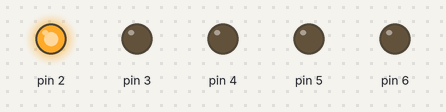
The sketch below on a simulated Arduino Uno, built with avr-gcc and run on an emulated ATmega328P. Parts: output pins drawn as LEDs (lit = HIGH).

Above: at 0.3 s.
At 1.7 s:
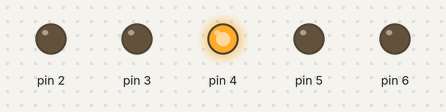
At 4.7 s:
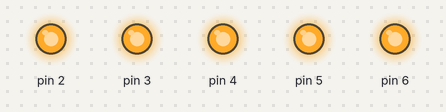
At 5.7 s:
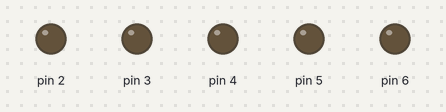
At 8.6 s:
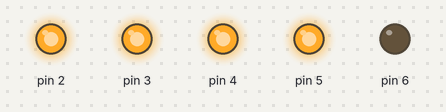
At 12.9 s:
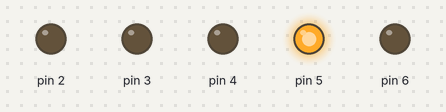
Timing chart, 0 to 13.7 s (numbered marks = the images above):
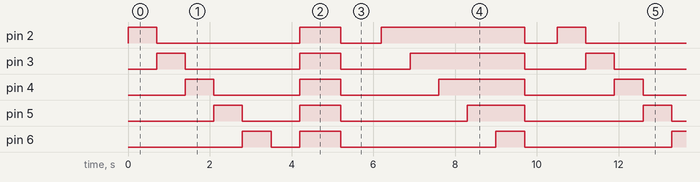

The sketch:

sketch_oct02b.ino
```cpp
void setup() {
  for (int i = 2; i<7; i++)
    pinMode(i, OUTPUT);
    pinMode(2,OUTPUT);
    pinMode(3,OUTPUT);
    pinMode(4,OUTPUT);
    pinMode(5,OUTPUT);
    pinMode(6,OUTPUT);
}

void loop() {
   digitalWrite(2,1);
  digitalWrite(3,0);
  digitalWrite(4,0);
  digitalWrite(5,0);
  digitalWrite(6,0);
  delay(700);
  digitalWrite(2,0);
  digitalWrite(3,1);
  digitalWrite(4,0);
  digitalWrite(5,0);
  digitalWrite(6,0);
  delay(700);
  digitalWrite(2,0);
  digitalWrite(3,0);
  digitalWrite(4,1);
  digitalWrite(5,0);
  digitalWrite(6,0);
  delay(700);
  digitalWrite(2,0);
  digitalWrite(3,0);
  digitalWrite(4,0);
  digitalWrite(5,1);
  digitalWrite(6,0);
  delay(700);
  digitalWrite(2,0);
  digitalWrite(3,0);
  digitalWrite(4,0);
  digitalWrite(5,0);
  digitalWrite(6,1);
  delay(700);
   digitalWrite(2,0);
  digitalWrite(3,0);
  digitalWrite(4,0);
  digitalWrite(5,0);
  digitalWrite(6,0);
  delay(700);{
  for (int i = 2; i<7; i++)
    digitalWrite(i, HIGH);
    delay(1000);
  for (int i = 2; i<7; i++)
    digitalWrite(i, LOW);

  delay(1000);


  for (int i = 2; i<7; i++) {
    digitalWrite(i, HIGH);
    delay(700);
  }


  for (int i = 2; i<7; i++)
    digitalWrite(i, LOW);
  delay(800);
}
}
```

Measured:
- by itself, pin 2: repeats every 10.5 s: LOW 3.5 s, HIGH 1.0 s, LOW 1.0 s, HIGH 3.5 s, LOW 0.80 s, HIGH 0.70 s
- by itself, pin 3: repeats every 10.5 s: LOW 2.8 s, HIGH 1.0 s, LOW 1.7 s, HIGH 2.8 s, LOW 1.5 s, HIGH 0.70 s
- by itself, pin 4: repeats every 10.5 s: LOW 2.1 s, HIGH 1.0 s, LOW 2.4 s, HIGH 2.1 s, LOW 2.2 s, HIGH 0.70 s
- by itself, pin 5: repeats every 10.5 s: LOW 1.4 s, HIGH 1.0 s, LOW 3.1 s, HIGH 1.4 s, LOW 2.9 s, HIGH 0.70 s
- by itself, pin 6: repeats every 10.5 s: LOW 0.70 s, HIGH 1.0 s, LOW 3.8 s, HIGH 0.70 s, LOW 3.6 s, HIGH 0.70 s
